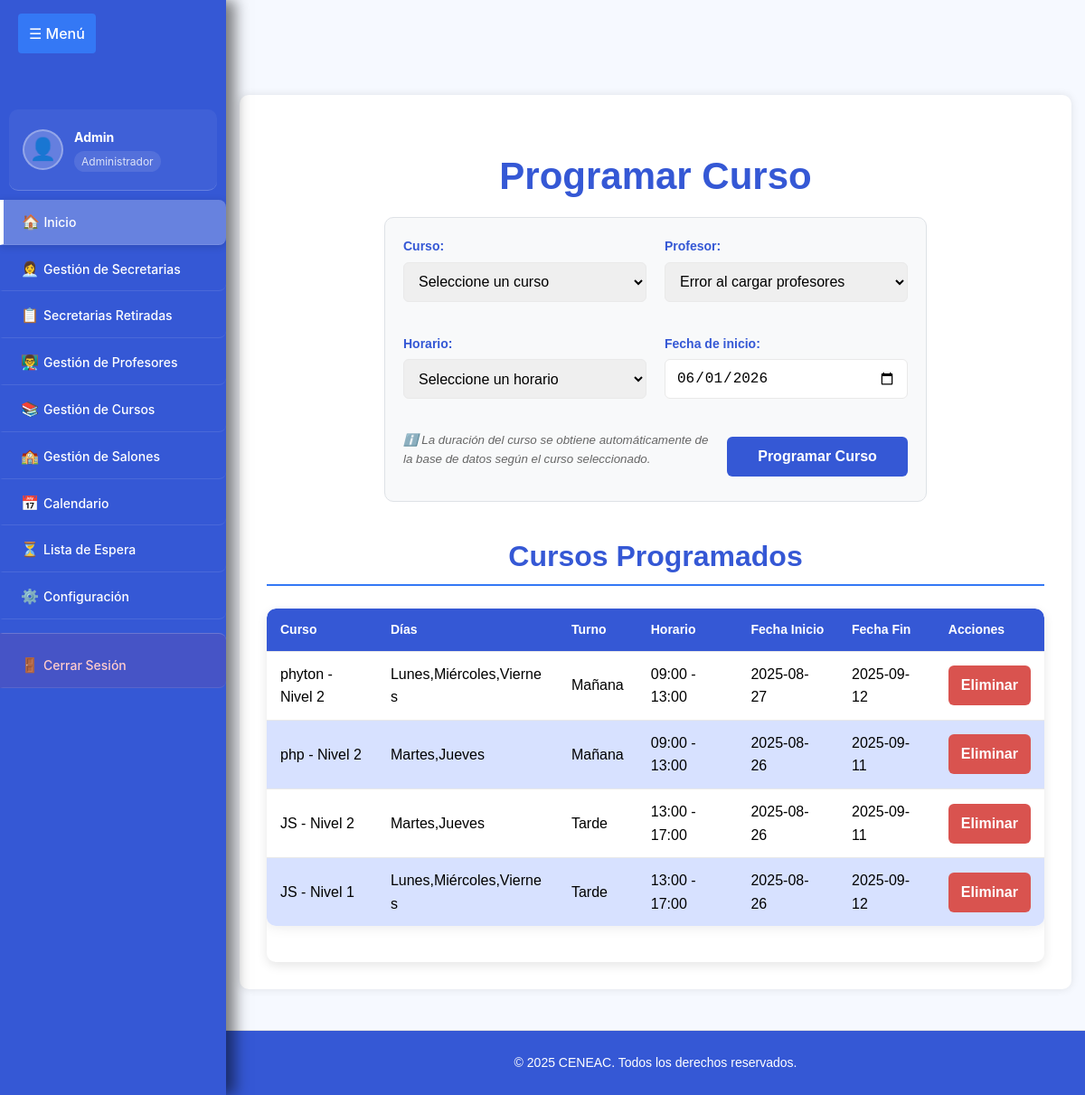
/admin/inicio/vista/inicio.php, run on the app's committed database.
### tables this page shows
CREATE TABLE IF NOT EXISTS `calendario` (
  `id_calendario` int NOT NULL AUTO_INCREMENT,
  `id_cursos` int NOT NULL,
  `fecha_inicio` date NOT NULL,
  `fecha_fin` date NOT NULL,
  `horario` varchar(50) NOT NULL,
  `dias` varchar(50) NOT NULL,
  `dias_festivo` text,
  PRIMARY KEY (`id_calendario`),
  KEY `fk_calendario_curso` (`id_cursos`)
);

CREATE TABLE IF NOT EXISTS `cursos` (
  `id_cursos` int NOT NULL AUTO_INCREMENT,
  `id_profesor` int DEFAULT NULL,
  `nombre_curso` varchar(100) NOT NULL,
  `nivel_cursos` int DEFAULT NULL,
  `descripcion` varchar(255) DEFAULT NULL,
  `N_salon` int DEFAULT NULL,
  `duracion` int NOT NULL,
  `N_clases` int NOT NULL,
  `status` varchar(20) DEFAULT NULL,
  PRIMARY KEY (`id_cursos`)
);

### admin/inicio/vista/inicio.php (the view, shortened to what this page needs)
<?php
require_once '../../../components/navigation/admin_sidebar.php';
$db = new Database();
$conn = $db->connect();
$currentPage = 'inicio';
$basePath = '../../../';
?>
<!DOCTYPE html>
<html lang="es">
<head>
  <link rel="stylesheet" href="<?= $basePath ?>components/navigation/sidebar_styles.css" />
  <link rel="stylesheet" href="<?= $basePath ?>components/navigation/admin_responsive.css" />
  <link rel="stylesheet" href="styles.css" />
</head>
<body>
<?= renderAdminTopBar('Programar Curso', $basePath) ?>
<?= renderAdminSidebar($currentPage, $basePath) ?>
<section class="contenedor-principal">
  <main class="contenido">
    <h1>Programar Curso</h1>
   <form id="formProgramarCurso" method="POST" action="../logica/programar_cursos.php" class="form-programar">
  <div class="form-group">
    <label for="curso">Curso:</label>
    <select name="curso" id="curso" required>
      <option value="">Seleccione un curso</option>
    </select>
  </div>
<div class="form-group">
  <label for="profesor">Profesor:</label>
  <select name="profesor" id="profesor" required>
    <option value="">Seleccione un profesor</option>
  </select>
</div>
      <div class="form-group">
        <label for="horario">Horario:</label>
        <select name="horario" id="horario" required>
          <option value="">Seleccione un horario</option>
        </select>
      </div>
      <div class="form-group">
        <label for="fecha_inicio">Fecha de inicio:</label>
        <input type="date" name="fecha_inicio" id="fecha_inicio" required value="<?= date('Y-m-d') ?>" />
      </div>
      <div class="form-group">
        <small style="color: #666; font-style: italic;">
          ℹ️ La duración del curso se obtiene automáticamente de la base de datos según el curso seleccionado.
        </small>
      </div>
      <button type="submit" class="btn-submit">Programar Curso</button>
    </form>
    <h2>Cursos Programados</h2>
    <div class="table-container">
    <table class="tabla-programados">
      <thead>
        <tr>
          <th>Curso</th>
          <th>Días</th>
          <th>Turno</th>
          <th>Horario</th>
          <th>Fecha Inicio</th>
          <th>Fecha Fin</th>
          <th>Acciones</th>
        </tr>
      </thead>
      <tbody>
        <?php
        $stmt = $conn->prepare("
          SELECT c.id_calendario, cu.nombre_curso, cu.nivel_cursos, c.dias, c.horario,
                 c.fecha_inicio, c.fecha_fin
          FROM calendario c
          JOIN cursos cu ON c.id_cursos = cu.id_cursos
          ORDER BY c.fecha_inicio DESC
        ");
        $stmt->execute();
        $programados = $stmt->fetchAll(PDO::FETCH_ASSOC);
        if (empty($programados)):
        ?>
          <tr><td colspan="7">No hay cursos programados.</td></tr>
        <?php
        else:
          foreach ($programados as $fila):
            $nombreCurso = htmlspecialchars($fila['nombre_curso'] . " - Nivel " . $fila['nivel_cursos']);
            $dias = htmlspecialchars($fila['dias']);
            $horario = htmlspecialchars($fila['horario']);
            $fechaInicio = htmlspecialchars($fila['fecha_inicio']);
            $fechaFin = htmlspecialchars($fila['fecha_fin']);
            $horaInicio = explode(" - ", $fila['horario'])[0];
            $turno = (strtotime($horaInicio) < strtotime('12:00')) ? 'Mañana' : 'Tarde';
        ?>
          <tr>
            <td><?= $nombreCurso ?></td>
            <td><?= $dias ?></td>
            <td><?= $turno ?></td>
            <td><?= $horario ?></td>
            <td><?= $fechaInicio ?></td>
            <td><?= $fechaFin ?></td>
            <td>
              <form method="POST" action="../logica/eliminar_programacion.php" onsubmit="return confirm('¿Seguro que deseas eliminar esta programación?');">
                <button type="submit" class="btn-delete">Eliminar</button>
              </form>
            </td>
          </tr>
        <?php endforeach; endif; ?>
      </tbody>
    </table>
    </div>
  </main>
</section>
<footer>
  <p>© 2025 CENEAC. Todos los derechos reservados.</p>
</footer>
</body>
</html>

### components/navigation/admin_sidebar.php (shortened to what this page needs)
<?php
function getCurrentUser() {
    return [
        'username' => $_SESSION['usuario'] ?? 'Admin'
    ];
}
function renderAdminSidebar($currentPage = '', $basePath = '../../') {
    $menuItems = [
        'inicio' => [
            'title' => 'Inicio',
            'url' => $basePath . 'admin/inicio/vista/inicio.php',
            'icon' => '🏠'
        ],
        'secretarias' => [
            'title' => 'Gestión de Secretarias',
            'url' => $basePath . 'admin/agregar_secre/vista/lista_secretaria.php',
            'icon' => '👩‍💼'
        ],
        'secretarias_retiradas' => [
            'title' => 'Secretarias Retiradas',
            'url' => $basePath . 'admin/agregar_secre/vista/lista_secretarias_retiradas.php',
            'icon' => '📋'
        ],
        'profesores' => [
            'title' => 'Gestión de Profesores',
            'url' => $basePath . 'admin/agregar_profe/vista/lista_profe.php',
            'icon' => '👨‍🏫'
        ],
        'cursos' => [
            'title' => 'Gestión de Cursos',
            'url' => $basePath . 'admin/agregar_cursos/vista/lista_cursos.php',
            'icon' => '📚'
        ],
        'salon' => [
            'title' => 'Gestión de Salones',
            'url' => $basePath . 'admin/agregar_salon/vista/lista_salon.php',
            'icon' => '🏫'
        ],
        'calendario' => [
            'title' => 'Calendario',
            'url' => $basePath . 'admin/Calendario/vista/calendario_principal.php',
            'icon' => '📅'
        ],
        'lista_espera' => [
            'title' => 'Lista de Espera',
            'url' => $basePath . 'admin/Lista de espera/Frontend.html',
            'icon' => '⏳'
        ],
        'configuracion' => [
            'title' => 'Configuración',
            'url' => $basePath . 'admin/configuracion/vista/configuracion.php',
            'icon' => '⚙️'
        ]
    ];
    $logoutPath = str_repeat('../', substr_count($basePath, '../')) . 'verificacion/cerrar_sesion.php';
    ?>
    <div id="sidebar" class="sidebar">
         <br>
         <br>
        <div class="user-info">
            <div class="user-avatar">👤</div>
            <div class="user-details">
                <?php
                $currentUser = getCurrentUser();
                if ($currentUser):
                ?>
                    <span class="username"><?= htmlspecialchars($currentUser['username']) ?></span>
                    <span class="user-role">Administrador</span>
                <?php else: ?>
                    <span class="username">Usuario</span>
                    <span class="user-role">Administrador</span>
                <?php endif; ?>
            </div>
        </div>
        <nav class="sidebar-nav">
            <?php foreach ($menuItems as $key => $item): ?>
                <a href="<?= htmlspecialchars($item['url']) ?>"
                   class="nav-item <?= ($currentPage === $key) ? 'active' : '' ?>">
                    <span class="nav-icon"><?= $item['icon'] ?></span>
                    <span class="nav-text"><?= htmlspecialchars($item['title']) ?></span>
                </a>
            <?php endforeach; ?>
            <a href="<?= htmlspecialchars($logoutPath) ?>" class="nav-item logout">
                <span class="nav-icon">🚪</span>
                <span class="nav-text">Cerrar Sesión</span>
            </a>
        </nav>
    </div>
    <?php
    return ob_get_clean();
}
function renderAdminTopBar($title = 'CENEAC Admin', $basePath = '../../', $useCustomButton = true) {
    if ($useCustomButton) {
        ?>
        <button class="custom-menu-btn" onclick="toggleSidebar()">☰ Menú</button>
        <?php
        return ob_get_clean();
    }
    ?>
    <?php
    return ob_get_clean();
}
    ?>

### components/navigation/sidebar_styles.css (style rules this page uses)
:root { --azul: #3478F5; --azul-oscuro: #2a6ed0; --azul-claro: #d7e1ff; --blanco: #fff; --gris: #e9e9e9; --gris-fondo: #f4f7f6; }
.sidebar { height: 100%; width: 0; position: fixed; z-index: 1001; top: 0; left: 0; background-color: var(--azul); overflow-x: hidden; transition: width 0.3s ease; box-shadow: 10px 0 15px rgba(0, 0, 0, 0.3); border-right: none; padding-top: 20px; font-family: 'Inter', sans-serif; }
.sidebar.open { width: 250px; }
.nav-item { display: flex; align-items: center; gap: 12px; padding: 15px 20px; color: var(--blanco); text-decoration: none; transition: all 0.3s ease; border-bottom: 1px solid rgba(255,255,255,0.1); border-left: 3px solid transparent; font-size: 14px; font-family: 'Inter', sans-serif; border-radius: 0 8px 8px 0; margin: 2px 0; }
.nav-item.active { background-color: rgba(255,255,255,0.25); border-left: 4px solid var(--blanco); color: var(--blanco); font-weight: 600; box-shadow: 0 2px 8px rgba(0, 0, 0, 0.15); }
.nav-item.logout { color: #ffcccc; margin-top: 15px; border-top: 1px solid rgba(255, 255, 255, 0.2); padding-top: 20px; background-color: rgba(220, 53, 69, 0.1); }
.nav-icon { font-size: 16px; width: 20px; text-align: center; flex-shrink: 0; transition: transform 0.3s ease; }
.nav-text { font-size: 14px; font-weight: 500; flex: 1; font-family: 'Inter', sans-serif; }
.user-info { padding: 20px 15px; border-bottom: 1px solid rgba(255,255,255,0.2); color: var(--blanco); display: flex; align-items: center; gap: 12px; background: rgba(255, 255, 255, 0.05); margin: 10px; border-radius: 10px; font-family: 'Inter', sans-serif; }
.user-avatar { font-size: 24px; width: 45px; height: 45px; display: flex; align-items: center; justify-content: center; background: rgba(255, 255, 255, 0.2); border-radius: 50%; color: var(--blanco); flex-shrink: 0; border: 2px solid rgba(255, 255, 255, 0.3); transition: all 0.3s ease; }
.user-details { display: flex; flex-direction: column; }
.username { font-weight: bold; color: var(--blanco); font-size: 14px; margin-bottom: 3px; font-family: 'Inter', sans-serif; }
.user-role { font-size: 12px; color: rgba(255, 255, 255, 0.8); font-family: 'Inter', sans-serif; background: rgba(255, 255, 255, 0.1); padding: 2px 8px; border-radius: 12px; display: inline-block; width: fit-content; }
.custom-menu-btn { background: #3478F5; color: white; border: none; padding: 8px 12px; border-radius: 4px; cursor: pointer; font-size: 16px; transition: all 0.3s ease; position: fixed; top: 15px; left: 20px; z-index: 1002; font-family: 'Inter', sans-serif; }
body { transition: margin-left 0.3s ease; margin-left: 0; font-family: 'Inter', sans-serif; background-color: var(--gris-fondo); }
.contenedor-principal, .contenedor { transition: margin-left 0.3s ease; margin-left: 0; min-height: calc(100vh - 120px); }
body.sidebar-open { margin-left: 250px; }
body.sidebar-open .contenedor-principal, body.sidebar-open .contenedor { margin-left: 0; }
.nav-item { position: relative; overflow: hidden; }
.nav-item::before { content: ''; position: absolute; top: 0; left: -100%; width: 100%; height: 100%; background: linear-gradient(90deg, transparent, rgba(255,255,255,0.2), transparent); transition: left 0.5s; }

### data on the page
calendario: id_cursos.nivel_cursos "phyton - Nivel 2", dias "Lunes,Miércoles,Viernes", horario "09:00 - 13:00", fecha_inicio "2025-08-27", fecha_fin "2025-09-12"
calendario: id_cursos.nivel_cursos "php - Nivel 2", dias "Martes,Jueves", horario "09:00 - 13:00", fecha_inicio "2025-08-26", fecha_fin "2025-09-11"
calendario: id_cursos.nivel_cursos "JS - Nivel 2", dias "Martes,Jueves", horario "13:00 - 17:00", fecha_inicio "2025-08-26", fecha_fin "2025-09-11"
calendario: id_cursos.nivel_cursos "JS - Nivel 1", dias "Lunes,Miércoles,Viernes", horario "13:00 - 17:00", fecha_inicio "2025-08-26", fecha_fin "2025-09-12"

### other printed values
$currentUser['username'] "Admin"
$item['icon'] "🏠"
$item['title'] "Inicio"
$item['icon'] "👩‍💼"
$item['title'] "Gestión de Secretarias"
$item['icon'] "📋"
$item['title'] "Secretarias Retiradas"
$item['icon'] "👨‍🏫"
$item['title'] "Gestión de Profesores"
$item['icon'] "📚"
$item['title'] "Gestión de Cursos"
$item['icon'] "🏫"
$item['title'] "Gestión de Salones"
$item['icon'] "📅"
$item['title'] "Calendario"
